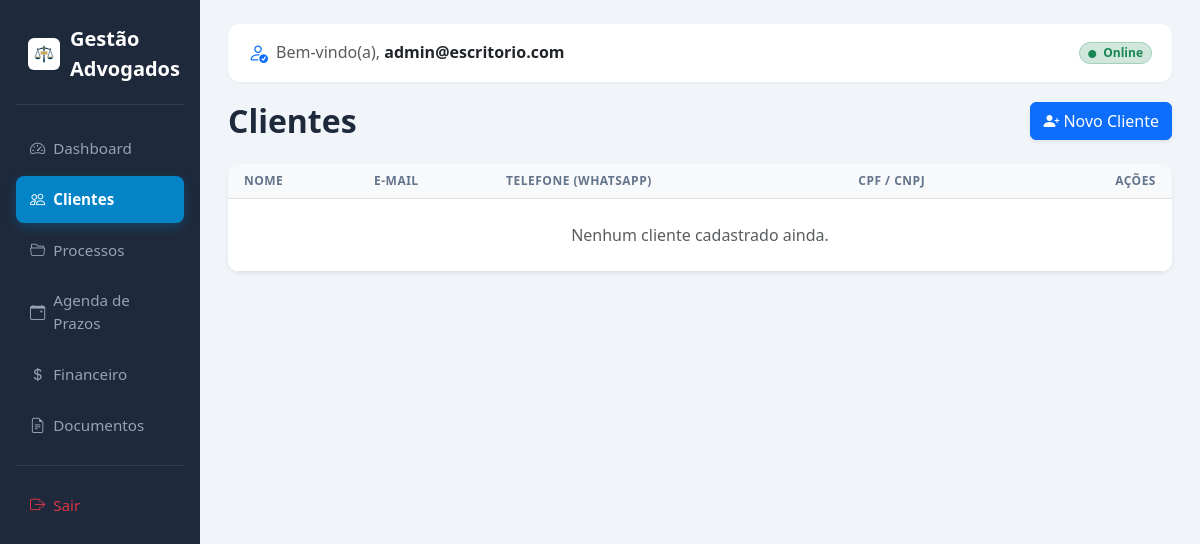
The page /clientes (signed in) on the database as committed earlier.
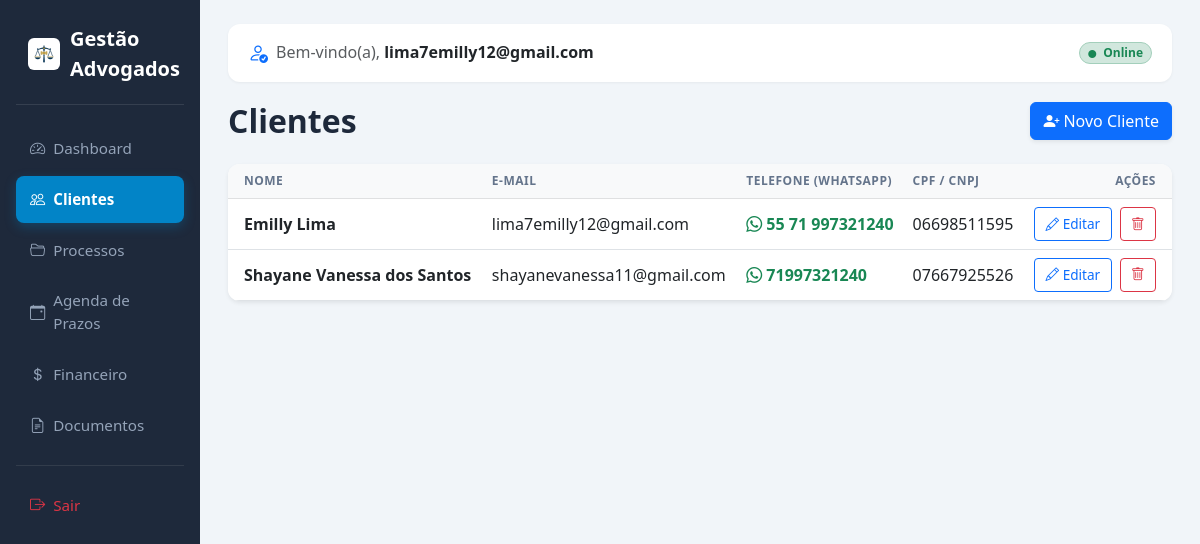
The same page on the database as committed later.
### tables this page shows
CREATE TABLE clientes (
        id INTEGER PRIMARY KEY AUTOINCREMENT,
        nome TEXT NOT NULL,
        email TEXT,
        telefone TEXT,
        cpf_cnpj TEXT
    , observacao TEXT DEFAULT '', usuario_id INTEGER DEFAULT 1);

### app/controllers/ClienteController.php (called while the page is built, shortened)
<?php
class ClienteController {
    public function index() {
        $pdo = getDB();
        $stmt = $pdo->prepare("SELECT * FROM clientes WHERE usuario_id = ? ORDER BY nome ASC"); $stmt->execute([$_SESSION["user_id"]]); $clientes = $stmt->fetchAll();
        $content = 'app/views/clientes/index.php';
        require 'app/views/layout.php';
    }
}

### app/views/clientes/index.php (the view)
<div class="d-flex justify-content-between align-items-center mb-4 flex-wrap gap-2">
    <h2 class="mb-0 fw-bold">Clientes</h2>
    <a href="<?= BASE_URL ?>/clientes/novo" class="btn btn-primary d-inline-flex align-items-center gap-1 shadow-sm">
        <i class="bi bi-person-plus-fill"></i> Novo Cliente
    </a>
</div>
<div class="card shadow-sm border-0">
    <div class="card-body p-0">
        <div class="table-responsive">
            <table class="table table-hover align-middle mb-0">
                <thead class="table-light">
                    <tr>
                        <th class="ps-3">Nome</th>
                        <th>E-mail</th>
                        <th>Telefone (WhatsApp)</th>
                        <th>CPF / CNPJ</th>
                        <th class="text-end pe-3">Ações</th>
                    </tr>
                </thead>
                <tbody>
                    <?php foreach($clientes as $cliente): ?>
                    <tr>
                        <td class="ps-3"><strong><?= htmlspecialchars($cliente['nome']) ?></strong></td>
                        <td><?= htmlspecialchars($cliente['email']) ?></td>
                        <td>
                            <?php if(!empty($cliente['telefone'])): ?>
                                <a href="https://wa.me/55<?= preg_replace('/\D/', '', $cliente['telefone']) ?>" target="_blank" class="text-success text-decoration-none fw-semibold">
                                    <i class="bi bi-whatsapp me-1"></i><?= htmlspecialchars($cliente['telefone']) ?>
                                </a>
                            <?php else: ?>
                                <span class="text-muted">-</span>
                            <?php endif; ?>
                        </td>
                        <td><?= htmlspecialchars($cliente['cpf_cnpj']) ?></td>
                        <td class="text-end pe-3">
                            <div class="d-inline-flex gap-2">
                                <a href="<?= BASE_URL ?>/clientes/editar/<?= $cliente['id'] ?>" class="btn btn-sm btn-outline-primary" title="Editar">
                                    <i class="bi bi-pencil"></i> Editar
                                </a>
                                <a href="<?= BASE_URL ?>/clientes/excluir/<?= $cliente['id'] ?>" class="btn btn-sm btn-outline-danger" title="Excluir" onclick="return confirm('Tem certeza que deseja excluir este cliente?');">
                                    <i class="bi bi-trash"></i>
                                </a>
                            </div>
                        </td>
                    </tr>
                    <?php endforeach; ?>
                    <?php if(empty($clientes)): ?>
                        <tr><td colspan="5" class="text-center text-muted py-4">Nenhum cliente cadastrado ainda.</td></tr>
                    <?php endif; ?>
                </tbody>
            </table>
        </div>
    </div>
</div>

### app/views/layout.php (shortened to what the changed rows need)
<?php global $path; if(!isset($path)) $path = '/dashboard'; ?>
<!DOCTYPE html>
<html lang="pt-br">
<head>
    <link href="https://cdn.jsdelivr.net/npm/bootstrap@5.3.0/dist/css/bootstrap.min.css" rel="stylesheet">
    <link href="https://cdn.jsdelivr.net/npm/bootstrap-icons@1.10.5/font/bootstrap-icons.css" rel="stylesheet">
</head>
<body>
<div class="container-fluid">
    <div class="row">
        <div class="col-md-3 col-lg-2 sidebar d-none d-md-block">
            <div class="sidebar-brand">
                <img src="<?= BASE_URL ?>/favicon.jpg?v=1789605784" onerror="this.style.display='none'">
                <span>Gestão Advogados</span>
            </div>
            <a href="<?= BASE_URL ?>/dashboard" class="<?= $path == '/dashboard' || $path == '/' ? 'active' : '' ?>"><i class="bi bi-speedometer2 me-2"></i> Dashboard</a>
            <a href="<?= BASE_URL ?>/clientes" class="<?= strpos($path, '/clientes') === 0 ? 'active' : '' ?>"><i class="bi bi-people me-2"></i> Clientes</a>
            <a href="<?= BASE_URL ?>/processos" class="<?= strpos($path, '/processos') === 0 ? 'active' : '' ?>"><i class="bi bi-folder2-open me-2"></i> Processos</a>
            <a href="<?= BASE_URL ?>/prazos" class="<?= strpos($path, '/prazos') === 0 ? 'active' : '' ?>"><i class="bi bi-calendar-event me-2"></i> Agenda de Prazos</a>
            <a href="<?= BASE_URL ?>/financeiro" class="<?= strpos($path, '/financeiro') === 0 ? 'active' : '' ?>"><i class="bi bi-currency-dollar me-2"></i> Financeiro</a>
            <a href="<?= BASE_URL ?>/documentos" class="<?= strpos($path, '/documentos') === 0 ? 'active' : '' ?>"><i class="bi bi-file-earmark-text me-2"></i> Documentos</a>
            <hr class="border-secondary my-3">
            <a href="<?= BASE_URL ?>/logout" class="text-danger"><i class="bi bi-box-arrow-right me-2"></i> Sair</a>
        </div>
        <div class="col-md-9 col-lg-10 content">
            <div class="d-flex justify-content-between align-items-center navbar-top flex-wrap gap-2">
                <div class="d-flex align-items-center gap-2 text-truncate" style="max-width: 80%;">
                    <i class="bi bi-person-check text-primary fs-5"></i>
                    <h6 class="m-0 text-muted text-truncate">Bem-vindo(a), <strong class="text-dark"><?= htmlspecialchars($_SESSION['email'] ?? '') ?></strong></h6>
                </div>
                <span class="badge bg-success-subtle text-success border border-success-subtle px-2 py-1 rounded-pill">
                    <i class="bi bi-circle-fill me-1" style="font-size: 0.5rem; vertical-align: middle;"></i> Online
                </span>
            </div>
            <?php if (isset($content)) require $content; ?>
        </div>
    </div>
</div>
</body>
</html>

Rows that differ between the two databases and show on the page:
added clientes: nome "Emilly Lima", email "lima7emilly12@gmail.com", telefone "55 71 997321240", cpf_cnpj "06698511595"
added clientes: nome "Shayane Vanessa dos Santos", email "shayanevanessa11@gmail.com", telefone "71997321240", cpf_cnpj "07667925526"
Other text that changed with them:
$_SESSION['email']: "admin@escritorio.com" → "lima7emilly12@gmail.com"
text no longer shown: "Nenhum cliente cadastrado ainda."
